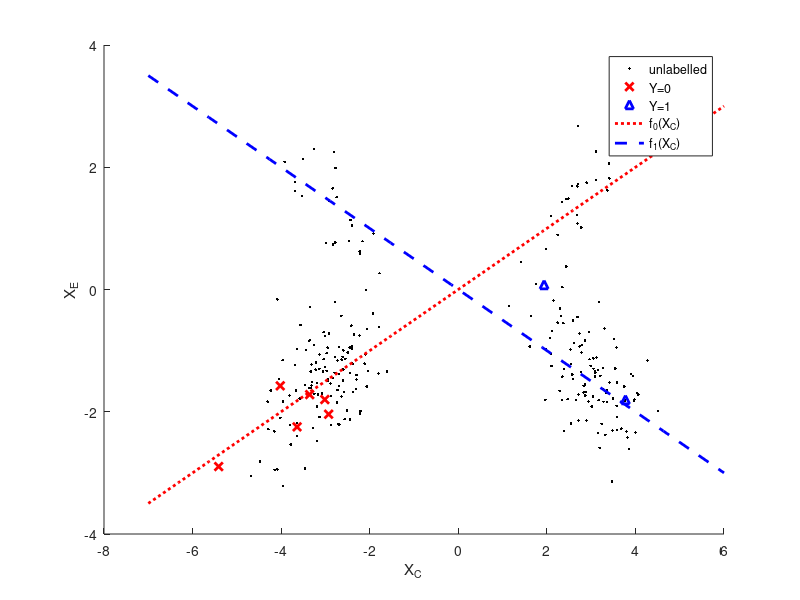
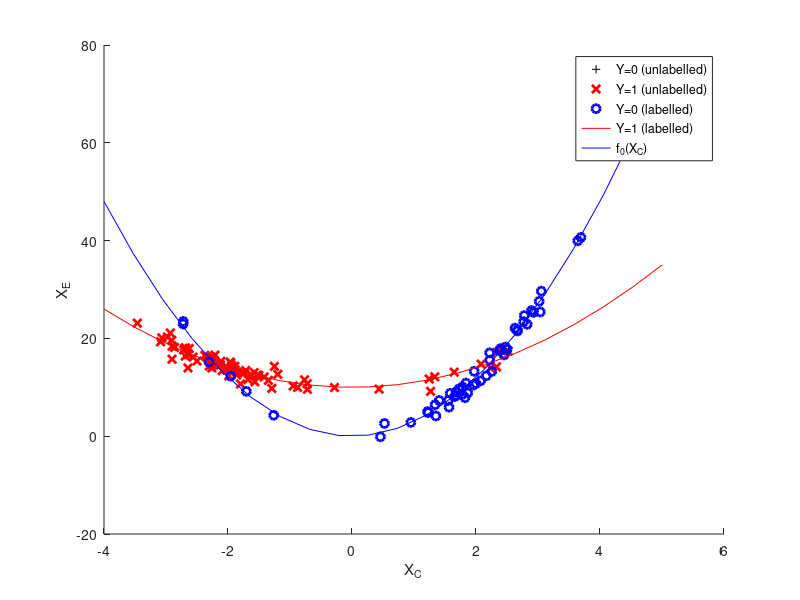

The MATLAB source for these figures, in order:
close all; clc; clear all;
%% LINEAR EXAMPLE
% number of source and target samples
n_S = 2^3; n_T = 2^8;

% conditional for Y given X_C - logistic( sigma_Y * ( x - mu_Y ) )
mu_Y = 0; sigma_Y = 0.5; 
% multimodal input distribution over X_C
mean_mog = 3;
mean_left_S = -mean_mog;
mean_right_S = mean_mog;
std_S = .5;
gm_S = gmdistribution([mean_left_S;mean_right_S],[std_S]);

mean_left_T = -mean_mog;
mean_right_T = mean_mog;
std_T = .5;
gm_T = gmdistribution([mean_left_T;mean_right_T],[std_T]);
X_CS = random(gm_S,n_S)';
X_CT = random(gm_T,n_T)';

% Draw Y (binary classification with logistic conditional Y|X_C):
p_YS = 1./( 1 + exp(-sigma_Y * (X_CS - mu_Y)) ); %P(Y=1|X_CS)
p_YT = 1./( 1 + exp(-sigma_Y * (X_CT - mu_Y)) ); %P(Y=1|X_CT)
Y_S = double(p_YS > rand(1,n_S)); Y_T = double(p_YT > rand(1,n_T));

% Draw X_E (Normally distributed with class-dependent mean and std.):
% conditional for X_E given Y
mu_0 = 0; sigma_0 = .5;
mu_1 = 0; sigma_1 = .5;
a_0 = .5;
a_1 = -a_0;

X_ES = zeros(1,n_S); X_ET = zeros(1,n_T);
r_S = randn(1,n_S); r_T = randn(1,n_T);
for i = 1 : n_S
    if Y_S(1,i) == 0
        X_ES(1,i) = mu_0 + sigma_0 * r_S(1,i) + a_0*X_CS(1,i);
    elseif Y_S(1,i) == 1
        X_ES(1,i) = mu_1 + sigma_1 * r_S(1,i) + a_1*X_CS(1,i);
    end
end
for i = 1 : n_T
    if Y_T(1,i) == 0
        X_ET(1,i) = mu_0 + sigma_0 * r_T(1,i) + a_0*X_CT(1,i);
    elseif Y_T(1,i) == 1
        X_ET(1,i) = mu_1 + sigma_1 * r_T(1,i) + a_1*X_CT(1,i);
    end
end
D_S = [X_CS; Y_S; X_ES];
D_T = [X_CT; Y_T; X_ET];

%%
linear = figure(1); hold on;
x_range = linspace(round(min([X_CS,X_CT]))-2,round(max([X_CS,X_CT]))+1,20);
plot(X_CT, X_ET, 'k.', 'LineWidth', 2);
plot(X_CS(Y_S==0), X_ES(Y_S==0), 'rx', 'LineWidth', 2);
plot(X_CS(Y_S==1), X_ES(Y_S==1), 'b^', 'LineWidth', 2);
plot(x_range,mu_0+a_0*x_range,'r:', 'LineWidth',2);
plot(x_range,mu_1+a_1*x_range,'b--', 'LineWidth',2);
hold off;xlabel('X_C');ylabel('X_E'); ylim([-4,4]);
legend('unlabelled','Y=0','Y=1','f_0(X_C)','f_1(X_C)')


%% NON-LINEAR EXAMPLE
n_S = 2^7; n_T = 1;

% conditional for Y given X_C - logistic( sigma_Y * ( x - mu_Y ) )
mu_Y = 0; sigma_Y = 1; 

% multimodal input distribution over X_C
mean_mog = 2;
mean_left_S = -mean_mog;
mean_right_S = mean_mog;
std_S = .5;
gm_S = gmdistribution([mean_left_S;mean_right_S],[std_S]);

mean_left_T = -mean_mog;
mean_right_T = mean_mog;
std_T = .5;
gm_T = gmdistribution([mean_left_T;mean_right_T],[std_T]);
X_CS = random(gm_S,n_S)';
X_CT = random(gm_T,n_T)';

% Draw Y (binary classification with logistic conditional Y|X_C):
p_YS = 1./( 1 + exp(-sigma_Y * (X_CS - mu_Y)) ); %P(Y=1|X_CS)
p_YT = 1./( 1 + exp(-sigma_Y * (X_CT - mu_Y)) ); %P(Y=1|X_CT)
Y_S = double(p_YS > rand(1,n_S)); Y_T = double(p_YT > rand(1,n_T));

% conditional for X_E given Y
mu_0 = 10; sigma_0 = 1;
mu_1 = 0; sigma_1 = 1;
a_0 = 1;
a_1 = 3;

X_ES = zeros(1,n_S); X_ET = zeros(1,n_T);
r_S = randn(1,n_S); r_T = randn(1,n_T);
for i = 1 : n_S
    if Y_S(1,i) == 0
        X_ES(1,i) = mu_0 + sigma_0 * r_S(1,i) + a_0*X_CS(1,i)^2;
    elseif Y_S(1,i) == 1
        X_ES(1,i) = mu_1 + sigma_1 * r_S(1,i) + a_1*X_CS(1,i)^2;
    end
end
for i = 1 : n_T
    if Y_T(1,i) == 0
        X_ET(1,i) = mu_0 + sigma_0 * r_T(1,i) + a_0*X_CT(1,i).^2;
    elseif Y_T(1,i) == 1
        X_ET(1,i) = mu_1 + sigma_1 * r_T(1,i) + a_1*X_CT(1,i).^2;
    end
end
D_S = [X_CS; Y_S; X_ES];
D_T = [X_CT; Y_T; X_ET];
x_range = linspace(round(min([X_CS,X_CT]))-1,round(max([X_CS,X_CT]))+1,20);
figure(2);
hold on
plot(X_CT(Y_T==0), X_ET(Y_T==0), 'k+', 'LineWidth',.5)
plot(X_CT(Y_T==1), X_ET(Y_T==1), 'ks', 'LineWidth',.5)
plot(X_CS(Y_S==0), X_ES(Y_S==0), 'rx', 'LineWidth',2)
plot(X_CS(Y_S==1), X_ES(Y_S==1), 'bo', 'LineWidth',2)
plot(x_range,mu_0+a_0*x_range.^2,'r-')
plot(x_range,mu_1+a_1*x_range.^2,'b-')
hold off; xlabel('X_C');ylabel('X_E');
legend('Y=0 (unlabelled)','Y=1 (unlabelled)',...
'Y=0 (labelled)','Y=1 (labelled)','f_0(X_C)','f_1(X_C)')
